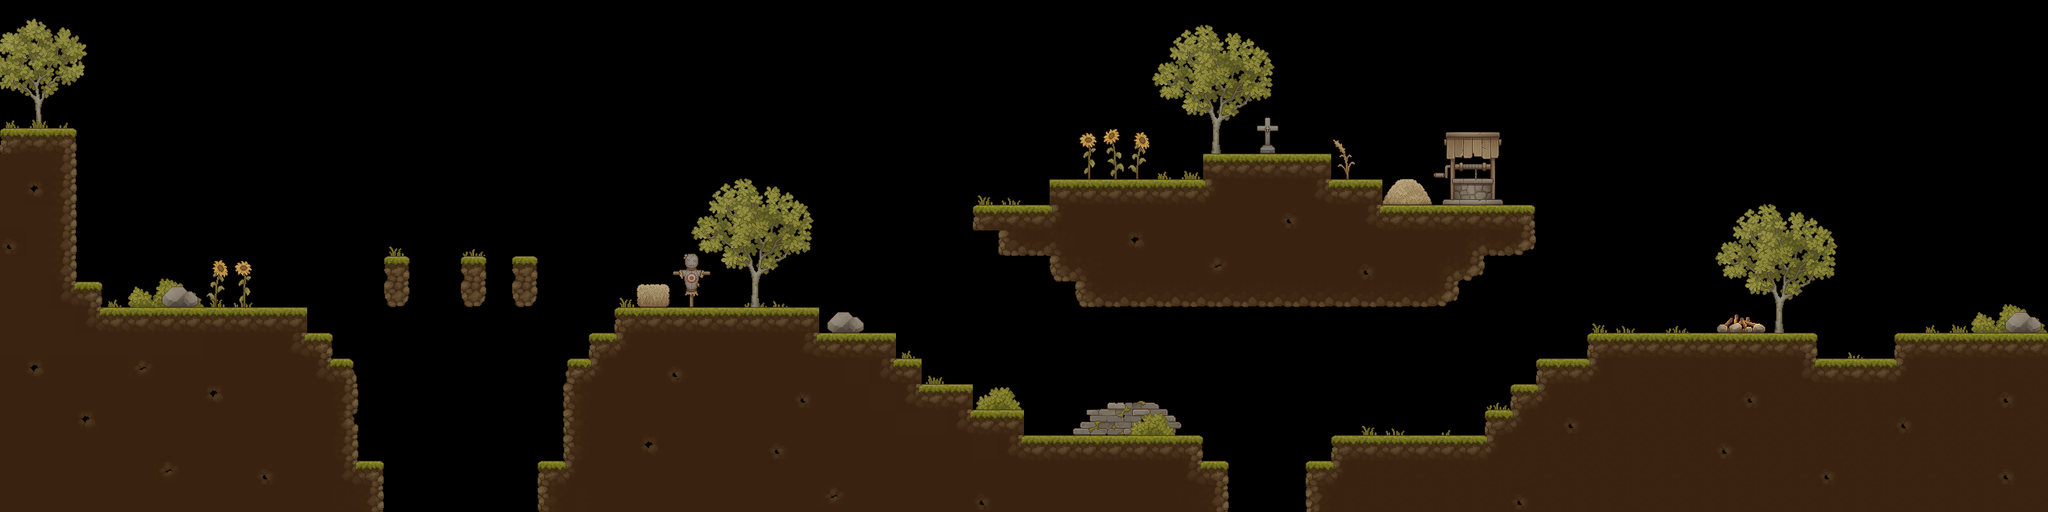

This game map was drawn from its Tiled (.tmx) file and the tilesets committed beside it. A one-line description and the trimmed map source follow:
An orthogonal 80x20 tile map with 32x32 px tiles, 3 tile layers (Calque de Tuiles 1, Calque de Tuiles 2, Calque de Tuiles 3), 2 tilesets.

<map version="1.10" tiledversion="1.10.2" orientation="orthogonal" renderorder="right-down" width="80" height="20" tilewidth="32" tileheight="32" infinite="0" nextlayerid="4" nextobjectid="1">
 <tileset firstgid="1" name="TX_Tileset_Ground" tilewidth="32" tileheight="32" tilecount="256" columns="16">
  <image source="TX_Tileset_Ground.png" width="512" height="512" />
 </tileset>
 <tileset firstgid="257" name="TX Village Props" tilewidth="32" tileheight="32" tilecount="1024" columns="32">
  <image source="village.png" width="1024" height="1024" />
 </tileset>
 <layer id="1" name="Calque de Tuiles 1" width="80" height="20">
  <data>[1600 cells, 563 non-empty, 50 distinct tile ids]</data>
 </layer>
 <layer id="2" name="Calque de Tuiles 2" width="80" height="20">
  <data>[1600 cells, 111 non-empty, 85 distinct tile ids]</data>
 </layer>
 <layer id="3" name="Calque de Tuiles 3" width="80" height="20">
  <data>[1600 cells, 75 non-empty, 45 distinct tile ids]</data>
 </layer>
</map>
